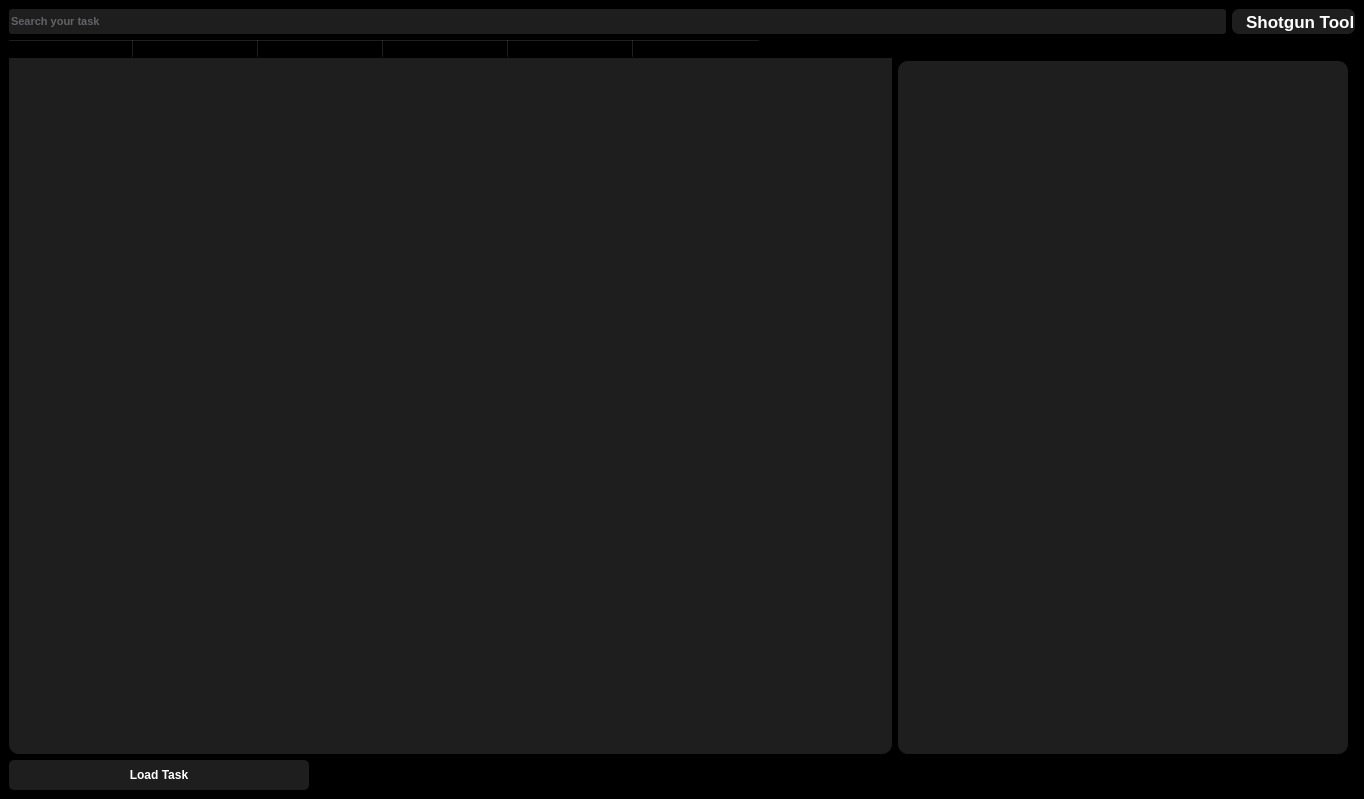
<?xml version="1.0" encoding="UTF-8"?>
<ui version="4.0">
 <class>MainWindow</class>
 <widget class="QMainWindow" name="MainWindow">
  <property name="windowModality">
   <enum>Qt::NonModal</enum>
  </property>
  <property name="geometry">
   <rect>
    <x>0</x>
    <y>0</y>
    <width>1364</width>
    <height>799</height>
   </rect>
  </property>
  <property name="font">
   <font>
    <stylestrategy>NoAntialias</stylestrategy>
   </font>
  </property>
  <property name="cursor">
   <cursorShape>ArrowCursor</cursorShape>
  </property>
  <property name="windowTitle">
   <string>MainWindow</string>
  </property>
  <property name="autoFillBackground">
   <bool>false</bool>
  </property>
  <property name="styleSheet">
   <string notr="true">background-color: rgb(0, 0, 0);</string>
  </property>
  <property name="toolButtonStyle">
   <enum>Qt::ToolButtonTextOnly</enum>
  </property>
  <property name="animated">
   <bool>true</bool>
  </property>
  <widget class="QWidget" name="centralwidget">
   <layout class="QGridLayout" name="gridLayout">
    <item row="0" column="0">
     <layout class="QVBoxLayout" name="verticalLayout">
      <item>
       <layout class="QHBoxLayout" name="horizontalLayout_4">
        <item>
         <widget class="QLineEdit" name="SearchlineEdit">
          <property name="minimumSize">
           <size>
            <width>0</width>
            <height>25</height>
           </size>
          </property>
          <property name="font">
           <font>
            <family>Microsoft Sans Serif</family>
            <pointsize>8</pointsize>
            <weight>75</weight>
            <italic>false</italic>
            <bold>true</bold>
            <underline>false</underline>
            <strikeout>false</strikeout>
           </font>
          </property>
          <property name="styleSheet">
           <string notr="true">QLineEdit{
	color: rgb(164, 168, 174);
	background-color: rgb(30, 30, 30);
	border-radius: 3px;
}</string>
          </property>
          <property name="placeholderText">
           <string>Search your task</string>
          </property>
         </widget>
        </item>
        <item>
         <widget class="QLabel" name="ShotgunLabel">
          <property name="font">
           <font>
            <family>Microsoft Sans Serif</family>
            <pointsize>13</pointsize>
            <weight>75</weight>
            <italic>false</italic>
            <bold>true</bold>
           </font>
          </property>
          <property name="styleSheet">
           <string notr="true">QLabel{
	background-color: rgb(30, 30, 30);
	color: rgb(255, 255, 255);
	border-radius:7px;
}</string>
          </property>
          <property name="text">
           <string>   Shotgun Tool</string>
          </property>
          <property name="textFormat">
           <enum>Qt::AutoText</enum>
          </property>
          <property name="scaledContents">
           <bool>false</bool>
          </property>
         </widget>
        </item>
       </layout>
      </item>
      <item>
       <layout class="QHBoxLayout" name="horizontalLayout_5">
        <item>
         <widget class="QTableWidget" name="TasktableWidget">
          <property name="minimumSize">
           <size>
            <width>711</width>
            <height>0</height>
           </size>
          </property>
          <property name="font">
           <font>
            <family>Microsoft Sans Serif</family>
            <pointsize>10</pointsize>
            <weight>75</weight>
            <italic>false</italic>
            <bold>true</bold>
           </font>
          </property>
          <property name="autoFillBackground">
           <bool>false</bool>
          </property>
          <property name="styleSheet">
           <string notr="true">QTableWidget{
	selection-background-color: rgb(91, 91, 91);
	background-color: rgb(30, 30, 30);
	alternate-background-color: rgb(18, 18, 18);
	color: rgb(255, 255, 255);
	border-radius:10px;
}
QScrollBar:horizontal{
	background-color: white;
	height: 7px;
    border-radius: 4px;
}
QScrollBar::handle{
	background-color: rgb(255, 112, 81);
    border-radius: 3px;
}</string>
          </property>
          <property name="frameShape">
           <enum>QFrame::NoFrame</enum>
          </property>
          <property name="frameShadow">
           <enum>QFrame::Plain</enum>
          </property>
          <property name="lineWidth">
           <number>0</number>
          </property>
          <property name="midLineWidth">
           <number>1</number>
          </property>
          <property name="verticalScrollBarPolicy">
           <enum>Qt::ScrollBarAsNeeded</enum>
          </property>
          <property name="horizontalScrollBarPolicy">
           <enum>Qt::ScrollBarAsNeeded</enum>
          </property>
          <property name="sizeAdjustPolicy">
           <enum>QAbstractScrollArea::AdjustToContents</enum>
          </property>
          <property name="editTriggers">
           <set>QAbstractItemView::NoEditTriggers</set>
          </property>
          <property name="defaultDropAction">
           <enum>Qt::IgnoreAction</enum>
          </property>
          <property name="alternatingRowColors">
           <bool>true</bool>
          </property>
          <property name="selectionMode">
           <enum>QAbstractItemView::SingleSelection</enum>
          </property>
          <property name="selectionBehavior">
           <enum>QAbstractItemView::SelectRows</enum>
          </property>
          <property name="verticalScrollMode">
           <enum>QAbstractItemView::ScrollPerItem</enum>
          </property>
          <property name="showGrid">
           <bool>false</bool>
          </property>
          <property name="gridStyle">
           <enum>Qt::NoPen</enum>
          </property>
          <property name="sortingEnabled">
           <bool>true</bool>
          </property>
          <property name="cornerButtonEnabled">
           <bool>true</bool>
          </property>
          <property name="rowCount">
           <number>1</number>
          </property>
          <attribute name="horizontalHeaderVisible">
           <bool>true</bool>
          </attribute>
          <attribute name="horizontalHeaderCascadingSectionResizes">
           <bool>true</bool>
          </attribute>
          <attribute name="horizontalHeaderDefaultSectionSize">
           <number>125</number>
          </attribute>
          <attribute name="horizontalHeaderHighlightSections">
           <bool>true</bool>
          </attribute>
          <attribute name="horizontalHeaderMinimumSectionSize">
           <number>4</number>
          </attribute>
          <attribute name="horizontalHeaderStretchLastSection">
           <bool>false</bool>
          </attribute>
          <attribute name="verticalHeaderVisible">
           <bool>false</bool>
          </attribute>
          <attribute name="verticalHeaderCascadingSectionResizes">
           <bool>true</bool>
          </attribute>
          <attribute name="verticalHeaderDefaultSectionSize">
           <number>35</number>
          </attribute>
          <attribute name="verticalHeaderMinimumSectionSize">
           <number>0</number>
          </attribute>
          <attribute name="verticalHeaderShowSortIndicator" stdset="0">
           <bool>false</bool>
          </attribute>
          <attribute name="verticalHeaderStretchLastSection">
           <bool>false</bool>
          </attribute>
          <row/>
          <column>
           <property name="text">
            <string>Thumbnail</string>
           </property>
          </column>
          <column>
           <property name="text">
            <string>Task Name</string>
           </property>
          </column>
          <column>
           <property name="text">
            <string>Status</string>
           </property>
          </column>
          <column>
           <property name="text">
            <string>Descripton</string>
           </property>
          </column>
          <column>
           <property name="text">
            <string>Dead Line</string>
           </property>
          </column>
          <column>
           <property name="text">
            <string>Task_ID</string>
           </property>
          </column>
          <item row="0" column="0">
           <property name="text">
            <string/>
           </property>
           <property name="background">
            <brush brushstyle="NoBrush">
             <color alpha="255">
              <red>200</red>
              <green>25</green>
              <blue>0</blue>
             </color>
            </brush>
           </property>
          </item>
          <item row="0" column="1">
           <property name="text">
            <string/>
           </property>
          </item>
          <item row="0" column="2">
           <property name="text">
            <string/>
           </property>
          </item>
          <item row="0" column="3">
           <property name="text">
            <string/>
           </property>
          </item>
          <item row="0" column="4">
           <property name="text">
            <string/>
           </property>
          </item>
          <item row="0" column="5">
           <property name="text">
            <string/>
           </property>
          </item>
         </widget>
        </item>
        <item>
         <widget class="QFrame" name="verticalFrame">
          <property name="maximumSize">
           <size>
            <width>457</width>
            <height>16777215</height>
           </size>
          </property>
          <property name="lineWidth">
           <number>0</number>
          </property>
          <layout class="QVBoxLayout" name="verticalLayout_2">
           <property name="spacing">
            <number>7</number>
           </property>
           <property name="sizeConstraint">
            <enum>QLayout::SetDefaultConstraint</enum>
           </property>
           <property name="leftMargin">
            <number>0</number>
           </property>
           <property name="topMargin">
            <number>0</number>
           </property>
           <property name="rightMargin">
            <number>7</number>
           </property>
           <property name="bottomMargin">
            <number>0</number>
           </property>
           <item>
            <widget class="QLabel" name="ImageLabel">
             <property name="maximumSize">
              <size>
               <width>450</width>
               <height>300</height>
              </size>
             </property>
             <property name="styleSheet">
              <string notr="true">QLabel{
	border-radius:50px;
}</string>
             </property>
             <property name="frameShape">
              <enum>QFrame::NoFrame</enum>
             </property>
             <property name="text">
              <string/>
             </property>
             <property name="pixmap">
              <pixmap>C:/Users/rames/Pictures/pexels-denys-gromov-7122719 (1).jpg</pixmap>
             </property>
             <property name="scaledContents">
              <bool>true</bool>
             </property>
            </widget>
           </item>
           <item>
            <widget class="QListWidget" name="TaskLoglistWidget">
             <property name="font">
              <font>
               <family>Calibri</family>
              </font>
             </property>
             <property name="styleSheet">
              <string notr="true">QListWidget{
	background-color: rgb(30, 30, 30);
	border-radius:10px;
}</string>
             </property>
             <property name="frameShape">
              <enum>QFrame::NoFrame</enum>
             </property>
             <property name="frameShadow">
              <enum>QFrame::Plain</enum>
             </property>
            </widget>
           </item>
          </layout>
         </widget>
        </item>
       </layout>
      </item>
      <item>
       <layout class="QHBoxLayout" name="horizontalLayout_7">
        <item>
         <widget class="QPushButton" name="LoadTaskPushButton">
          <property name="minimumSize">
           <size>
            <width>300</width>
            <height>30</height>
           </size>
          </property>
          <property name="font">
           <font>
            <family>Microsoft Sans Serif</family>
            <pointsize>9</pointsize>
            <weight>75</weight>
            <bold>true</bold>
           </font>
          </property>
          <property name="styleSheet">
           <string notr="true">QPushButton{
	background-color: rgb(30, 30, 30);
	color: rgb(255, 255, 255);
	border-radius:5px;
}

QPushButton:hover{
	background-color: rgb(72, 72, 72);
}

QPushButton:pressed{
	background-color: rgb(30, 30, 30);
}</string>
          </property>
          <property name="text">
           <string>Load Task</string>
          </property>
         </widget>
        </item>
        <item>
         <spacer name="horizontalSpacer">
          <property name="orientation">
           <enum>Qt::Horizontal</enum>
          </property>
          <property name="sizeHint" stdset="0">
           <size>
            <width>40</width>
            <height>20</height>
           </size>
          </property>
         </spacer>
        </item>
       </layout>
      </item>
     </layout>
    </item>
   </layout>
  </widget>
 </widget>
 <resources/>
 <connections/>
</ui>
